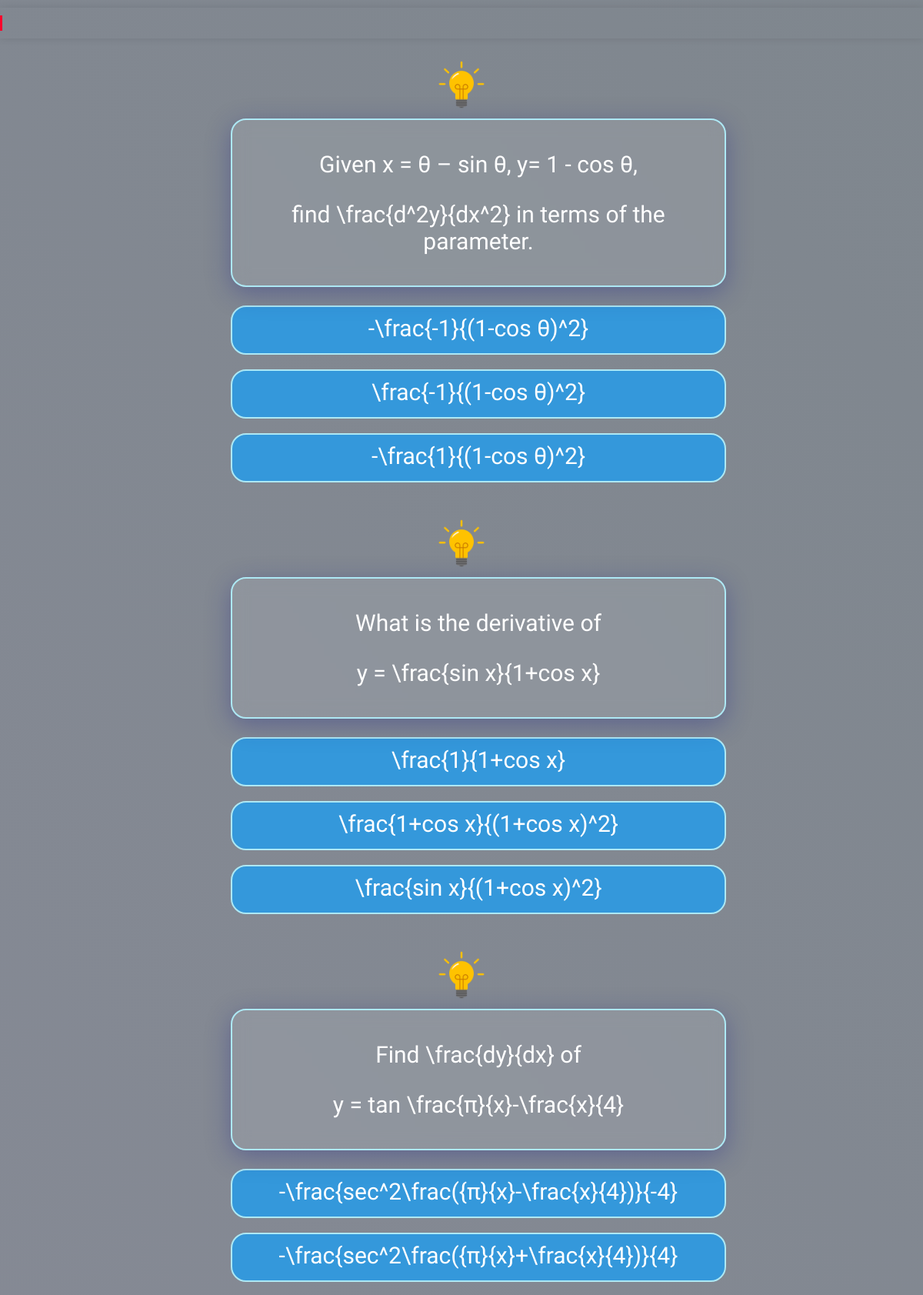
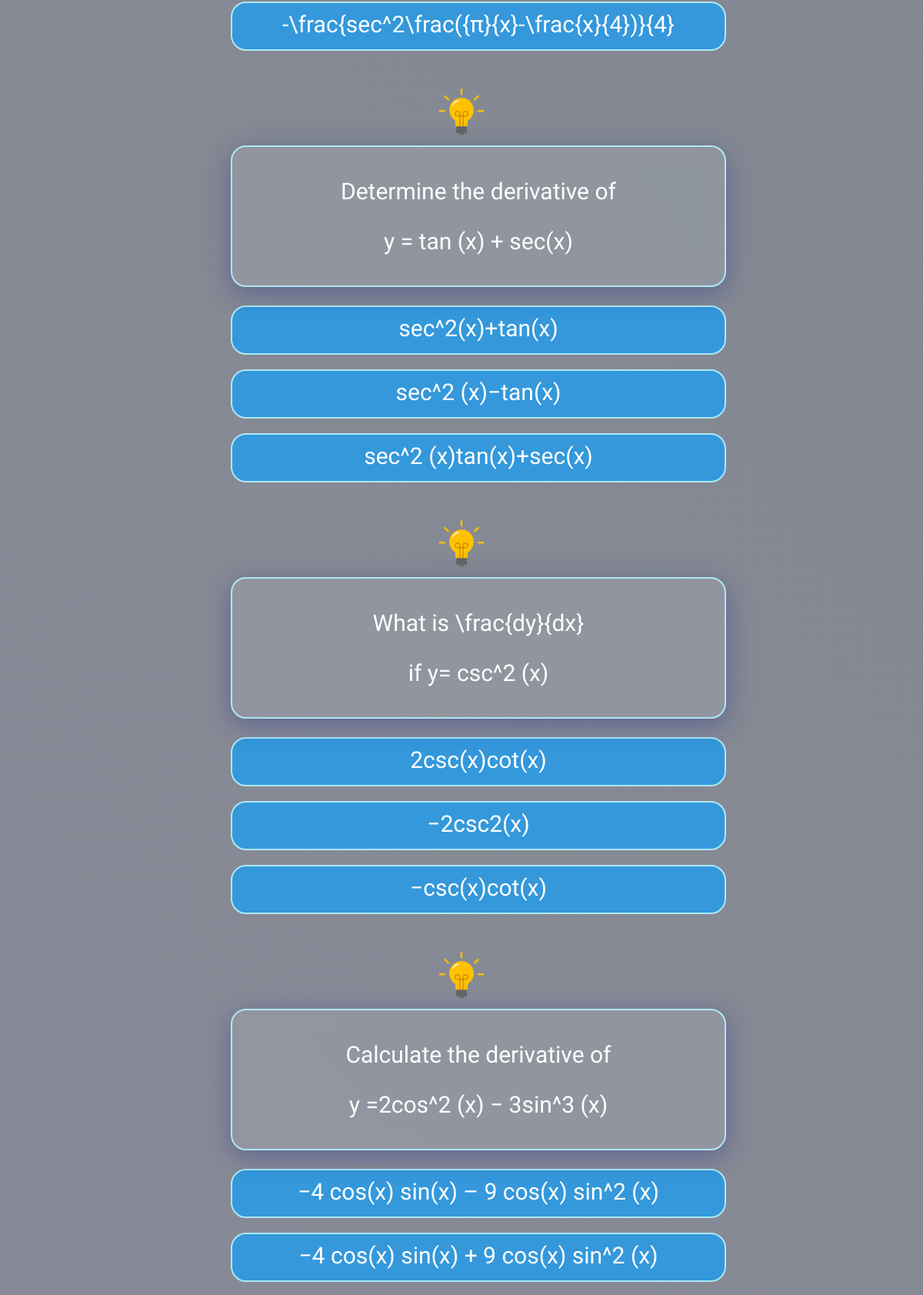
Screenshot of /practice-question/group/54/ (signed in, upper part) with the database file from the repository (2 pictures, top to bottom).
### quiz/models.py (models this page shows, shortened)
class Question(models.Model):
    TOPIC_CHOICES = [
        ('Limits','Limits'),
        ('Derivative of a function','Derivative of a function'),
        ('Derivatives of trigonometric functions','Derivative of trigonometric functions'),
        ('Derivatives of inverse trigonometric functions','Derivative of inverse trigonometric functions'),
        ('Derivatives of Logarithmic and exponential functions','Derivative of logarithmic and exponential functions'),
        ('Derivatives of Hyperbolic and inverse hyperbolic functions','Derivative of hyperbolic and inverse hyperbolic functions'),
        ('Implicit Differentiation','Implicit Differentiation'),
        ('Explicit Differentiation','Explicit Differentiation'),
        ('Higher Derivative','Higher Derivative'),
    ]
    topic = models.CharField(max_length=100, choices=TOPIC_CHOICES)
    question_text = models.TextField()
    question_formula = models.TextField(blank=True, null=True)
    option_a = models.TextField(null=True, blank=True)
    option_b = models.TextField(null=True, blank=True)
    option_c = models.TextField(null=True, blank=True)
    answer = models.CharField(max_length=100, null=True, blank=True)
    hint_question = models.CharField(max_length=100, null=True, blank=True)
    solution_here = models.ImageField(upload_to='solutions/',blank=True)

### quiz/views.py (the view, shortened to what this page needs)
# urls.py: path('practice-question/group/<int:practice_mode_instance_id>/', views.practice_question_group, name='practice-group'),
@csrf_exempt
@login_required(login_url='home')
def practice_question_group(request,practice_mode_instance_id):
    practice_mode_instance = PracticeMode.objects.get(id=practice_mode_instance_id)
    time_limit = practice_mode_instance.num_questions * 30
    questions = list(practice_mode_instance.questions.all())
    random.shuffle(questions)
    return render(request, 'practiceQuestion/group_question.html', {'practice_mode_instance': practice_mode_instance, 'shuffled_questions': questions,'time_limit': time_limit})

### templates/practiceQuestion/group_question.html (shortened to what this page needs)
<!DOCTYPE html>
<html lang="en">
<head>
  {% load static %}
  <link rel="stylesheet" href="{% static 'css/question/question.css' %}">
  <link rel="stylesheet" href="https://unpkg.com/mathlive/dist/mathlive-static.css" />
</head>
<body>
<div id="quiz-container">
  {% if practice_mode_instance.questions.all %}
  <form method="POST">
    <div id="timer">
      <div id="timer-bar"></div>
    </div>
    {% for question in shuffled_questions %}
    <div class="question-container" id="question{{ question.id }}">
      <div class="hint">
        <img src="{% static 'img/bulb.png' %}" alt="Hint" onclick="showHint('{{ question.id }}')">
      </div>
      <div class="question-container" id="question{{ question.id }}">
        <div class="question">
          <div class="text-question mathlive">
            <p>{{ question.question_text }}</p>
          </div>
          {% autoescape off %}
          <div class="mathlive">
            <p>{{ question.question_formula }}</p>
          </div>
          {% endautoescape %}
        </div>
        <div class="choices">
          <input type="radio" name="user_answer_{{ question.id }}" value="{{ question.option_a }}"  id="q{{ question.id }}a"><label class="mathlive" for="q{{ question.id }}a">{{ question.option_a }}</label><br>
          <input type="radio" name="user_answer_{{ question.id }}" value="{{ question.option_b }}" id="q{{ question.id }}b"><label class="mathlive" for="q{{ question.id }}b">{{ question.option_b }}</label><br>
          <input type="radio" name="user_answer_{{ question.id }}" value="{{ question.option_c }}" id="q{{ question.id }}c"><label class="mathlive" for="q{{ question.id }}c">{{ question.option_c }}</label><br>
        </div>
      </div>
    {% endfor %}
  </form>
  {% else %}
    <p>No questions available for the selected criteria.</p>
  {% endif %}
</div>
</body>
</html>

### static/css/question/question.css (style rules this page uses)
body { font-family: 'Nova Square', sans-serif; background: linear-gradient(232deg, rgba(0, 15, 30, 0.5), rgba(38, 33, 69, 0.5)), url('/static/img/bg.jpg'); background-attachment: fixed; background-size: cover; background-repeat: no-repeat; margin: 0; padding: 0; }
#quiz-container { max-width: 600px; margin: 50px auto; padding: 20px; border-radius: 10px; opacity: 100%; transition: opacity 1s ease-in-out; text-align: center; }
.question-container { margin-bottom: 20px; opacity: 100%; transition: opacity 1s ease-in-out; background: transparent; }
.question { position: relative; text-align: center; justify-content: center; margin-bottom: 24px; color: #fff; border: 2px solid #ade8f4; background: rgba(255, 255, 255, 0.1); box-shadow: 0 8px 32px 0 rgba(31, 38, 135, 0.37); backdrop-filter: blur(1px); -webkit-backdrop-filter: blur(1px); border-radius: 20px; width: 600px; height: auto; overflow: hidden; padding: 10px 20px; backdrop-filter: blur(10px); font-size: 30px; }
.choices { margin-top: 10px; }
.choices label { display: block; font-size: 30px; font-family: 'Nova Square', sans-serif; padding: 10px; width: 620px; height: 40px; background-color: #3498db; color: #fff; border: 2px solid #ade8f4; border-radius: 20px; cursor: pointer; }
#timer { font-size: 20px; margin-top: 10px; color: #fff; text-align: center; position: fixed; top: 0; left: 50%; transform: translateX(-50%); width: 100%; padding: 10px 0; box-shadow: 0 0 10px rgba(0, 0, 0, 0.1); overflow: hidden; }
#timer-bar { height: 20px; background-color: #ff002b; width: 100%; transition: width 1s linear; }
.hint img { width: 80px; height: auto; cursor: pointer; }

### rows the page displays
Question: question_text "Given x = θ – sin θ, y= 1 - cos θ,", question_formula "find \\frac{d^2y}{dx^2} in terms of the parameter.", option_a "-\\frac{-1}{(1-cos θ)^2}", option_b "\\frac{-1}{(1-cos θ)^2}", option_c "-\\frac{1}{(1-cos θ)^2}"
Question: question_text "What is the derivative of", question_formula "y = \\frac{sin x}{1+cos x}", option_a "\\frac{1}{1+cos x}", option_b "\\frac{1+cos x}{(1+cos x)^2}", option_c "\\frac{sin x}{(1+cos x)^2}"
Question: question_text "Find \\frac{dy}{dx} of", question_formula "y = tan \\frac{π}{x}-\\frac{x}{4}", option_a "-\\frac{sec^2\\frac({π}{x}-\\frac{x}{4})}{-4}", option_b "-\\frac{sec^2\\frac({π}{x}+\\frac{x}{4})}{4}", option_c "-\\frac{sec^2\\frac({π}{x}-\\frac{x}{4})}{4}"
Question: question_text "Determine the derivative of", question_formula "y = tan (x) + sec(x)", option_a "sec^2(x)+tan(x)", option_b "sec^2 (x)−tan(x)", option_c "sec^2 (x)tan(x)+sec(x)"
Question: question_text "What is \\frac{dy}{dx}", question_formula "if y= csc^2 (x)", option_a "2csc(x)cot(x)", option_b "−2csc2(x)", option_c "−csc(x)cot(x)"
Question: question_text "Calculate the derivative of", question_formula "y =2cos^2 (x) − 3sin^3 (x)", option_a "−4 cos(x) sin(x) – 9 cos(x) sin^2 (x)", option_b "−4 cos(x) sin(x) + 9 cos(x) sin^2 (x)"
